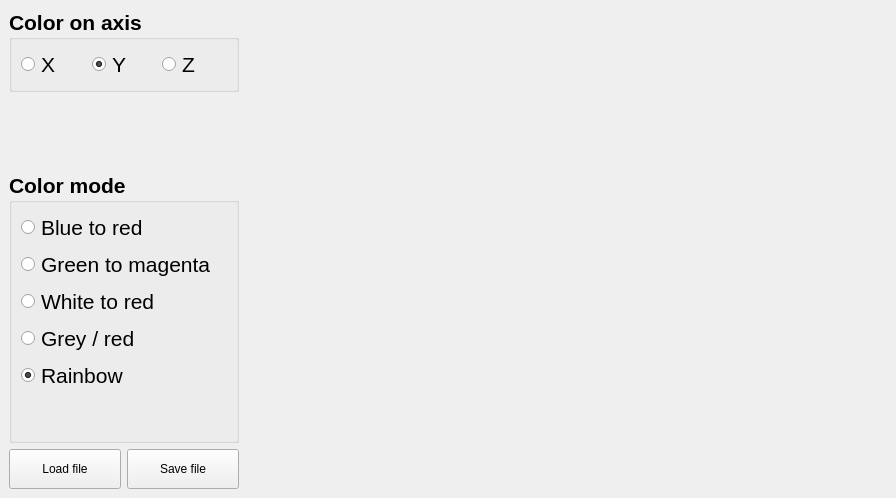
<?xml version="1.0" encoding="UTF-8"?>
<ui version="4.0">
 <class>PCLViewer</class>
 <widget class="QMainWindow" name="PCLViewer">
  <property name="windowModality">
   <enum>Qt::NonModal</enum>
  </property>
  <property name="geometry">
   <rect>
    <x>0</x>
    <y>0</y>
    <width>896</width>
    <height>498</height>
   </rect>
  </property>
  <property name="minimumSize">
   <size>
    <width>0</width>
    <height>0</height>
   </size>
  </property>
  <property name="maximumSize">
   <size>
    <width>5000</width>
    <height>5000</height>
   </size>
  </property>
  <property name="windowTitle">
   <string>PCLViewer</string>
  </property>
  <widget class="QWidget" name="centralwidget">
   <layout class="QHBoxLayout" name="horizontalLayout_3">
    <item>
     <layout class="QVBoxLayout" name="verticalLayout_2">
      <item>
       <widget class="QGroupBox" name="groupBox_Axis">
        <property name="sizePolicy">
         <sizepolicy hsizetype="Preferred" vsizetype="Preferred">
          <horstretch>0</horstretch>
          <verstretch>0</verstretch>
         </sizepolicy>
        </property>
        <property name="minimumSize">
         <size>
          <width>180</width>
          <height>60</height>
         </size>
        </property>
        <property name="font">
         <font>
          <pointsize>16</pointsize>
          <weight>75</weight>
          <bold>true</bold>
         </font>
        </property>
        <property name="title">
         <string>Color on axis</string>
        </property>
        <layout class="QHBoxLayout" name="horizontalLayout_2">
         <item>
          <widget class="QRadioButton" name="radioButton_x">
           <property name="font">
            <font>
             <pointsize>16</pointsize>
             <weight>50</weight>
             <bold>false</bold>
            </font>
           </property>
           <property name="text">
            <string>X</string>
           </property>
           <property name="checked">
            <bool>false</bool>
           </property>
          </widget>
         </item>
         <item>
          <widget class="QRadioButton" name="radioButton_y">
           <property name="font">
            <font>
             <pointsize>16</pointsize>
             <weight>50</weight>
             <bold>false</bold>
            </font>
           </property>
           <property name="text">
            <string>Y</string>
           </property>
           <property name="checked">
            <bool>true</bool>
           </property>
          </widget>
         </item>
         <item>
          <widget class="QRadioButton" name="radioButton_z">
           <property name="font">
            <font>
             <pointsize>16</pointsize>
             <weight>50</weight>
             <bold>false</bold>
            </font>
           </property>
           <property name="text">
            <string>Z</string>
           </property>
           <property name="checked">
            <bool>false</bool>
           </property>
          </widget>
         </item>
        </layout>
       </widget>
      </item>
      <item>
       <spacer name="verticalSpacer">
        <property name="orientation">
         <enum>Qt::Vertical</enum>
        </property>
        <property name="sizeHint" stdset="0">
         <size>
          <width>20</width>
          <height>40</height>
         </size>
        </property>
       </spacer>
      </item>
      <item>
       <widget class="QGroupBox" name="groupBox_ColorMode">
        <property name="sizePolicy">
         <sizepolicy hsizetype="Expanding" vsizetype="Expanding">
          <horstretch>0</horstretch>
          <verstretch>0</verstretch>
         </sizepolicy>
        </property>
        <property name="minimumSize">
         <size>
          <width>230</width>
          <height>180</height>
         </size>
        </property>
        <property name="font">
         <font>
          <pointsize>16</pointsize>
          <weight>75</weight>
          <bold>true</bold>
         </font>
        </property>
        <property name="title">
         <string>Color mode</string>
        </property>
        <layout class="QVBoxLayout" name="verticalLayout">
         <item>
          <widget class="QRadioButton" name="radioButton_BlueRed">
           <property name="font">
            <font>
             <pointsize>16</pointsize>
             <weight>50</weight>
             <bold>false</bold>
            </font>
           </property>
           <property name="text">
            <string>Blue to red</string>
           </property>
          </widget>
         </item>
         <item>
          <widget class="QRadioButton" name="radioButton_GreenMagenta">
           <property name="font">
            <font>
             <pointsize>16</pointsize>
             <weight>50</weight>
             <bold>false</bold>
            </font>
           </property>
           <property name="text">
            <string>Green to magenta</string>
           </property>
          </widget>
         </item>
         <item>
          <widget class="QRadioButton" name="radioButton_WhiteRed">
           <property name="font">
            <font>
             <pointsize>16</pointsize>
             <weight>50</weight>
             <bold>false</bold>
            </font>
           </property>
           <property name="text">
            <string>White to red</string>
           </property>
          </widget>
         </item>
         <item>
          <widget class="QRadioButton" name="radioButton_GreyRed">
           <property name="font">
            <font>
             <pointsize>16</pointsize>
             <weight>50</weight>
             <bold>false</bold>
            </font>
           </property>
           <property name="text">
            <string>Grey / red</string>
           </property>
          </widget>
         </item>
         <item>
          <widget class="QRadioButton" name="radioButton_Rainbow">
           <property name="font">
            <font>
             <pointsize>16</pointsize>
             <weight>50</weight>
             <bold>false</bold>
            </font>
           </property>
           <property name="text">
            <string>Rainbow</string>
           </property>
           <property name="checked">
            <bool>true</bool>
           </property>
          </widget>
         </item>
         <item>
          <spacer name="verticalSpacer_3">
           <property name="orientation">
            <enum>Qt::Vertical</enum>
           </property>
           <property name="sizeHint" stdset="0">
            <size>
             <width>20</width>
             <height>40</height>
            </size>
           </property>
          </spacer>
         </item>
        </layout>
       </widget>
      </item>
      <item>
       <layout class="QHBoxLayout" name="horizontalLayout">
        <item>
         <widget class="QPushButton" name="pushButton_load">
          <property name="minimumSize">
           <size>
            <width>50</width>
            <height>40</height>
           </size>
          </property>
          <property name="text">
           <string>Load file</string>
          </property>
         </widget>
        </item>
        <item>
         <widget class="QPushButton" name="pushButton_save">
          <property name="minimumSize">
           <size>
            <width>50</width>
            <height>40</height>
           </size>
          </property>
          <property name="text">
           <string>Save file</string>
          </property>
         </widget>
        </item>
       </layout>
      </item>
     </layout>
    </item>
    <item>
     <widget class="QVTKOpenGLNativeWidget" name="qvtkWidget" native="true">
      <property name="sizePolicy">
       <sizepolicy hsizetype="Expanding" vsizetype="Expanding">
        <horstretch>50</horstretch>
        <verstretch>0</verstretch>
       </sizepolicy>
      </property>
      <property name="minimumSize">
       <size>
        <width>640</width>
        <height>480</height>
       </size>
      </property>
     </widget>
    </item>
   </layout>
  </widget>
 </widget>
 <customwidgets>
  <customwidget>
   <class>QVTKOpenGLNativeWidget</class>
   <extends>QWidget</extends>
   <header>QVTKOpenGLNativeWidget.h</header>
  </customwidget>
 </customwidgets>
 <tabstops>
  <tabstop>pushButton_load</tabstop>
  <tabstop>radioButton_z</tabstop>
 </tabstops>
 <resources/>
 <connections/>
</ui>
